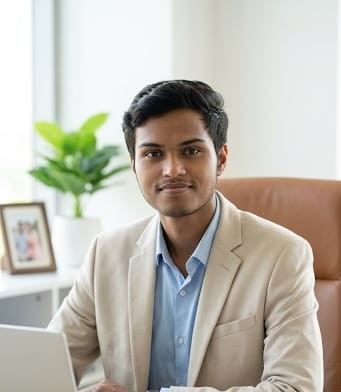
#> input picture pic/profile.jpeg, 341 x 392 px
$ python make_portrait.py ../pic/profile.jpeg out.png
#> lines starting #> are read from the running program, lines starting #| are printed output that depends on the picture
"""
Convert a portrait photo into clean, monochrome ASCII art and write it to
data/portrait.txt. render_profile.py turns that text into the animated hero
panel (decrypt effect, theme colours), so this only needs re-running when the
photo changes.

  python scripts/prep_photo.py        # pic/profile.jpeg -> source-prepped.png
  python scripts/make_portrait.py     # source-prepped.png -> data/portrait.txt

Local-only: needs scripts/requirements-local.txt. Photos stay out of git.
"""
from PIL import Image, ImageEnhance, ImageFilter
import os
import sys

HERE = os.path.dirname(os.path.abspath(__file__))
# defaults to the prepped grayscale image (see prep_photo.py), which already has
# the background removed + local contrast applied.
SRC = sys.argv[1] if len(sys.argv) > 1 else os.path.join(HERE, "..", "source-prepped.png")
OUT = sys.argv[2] if len(sys.argv) > 2 else os.path.join(HERE, "..", "data", "portrait.txt")

COLS = 100
ROWS = 53
RAMP = " .`:-=+*cs#%@"  # bright(sparse) -> dark(dense); leading space clears bg

# the prepped image already has bg removed + CLAHE local contrast, so only
# light global tuning is needed here.
CONTRAST = 1.12
BRIGHTNESS = 1.0
GAMMA = 1.28          # >1 brightens mids -> face lands in sparser chars
SHARPEN = False
WHITE_FLOOR = 0.80    # luminance above this is forced to blank (space)

im = Image.open(SRC).convert("L")               # grayscale
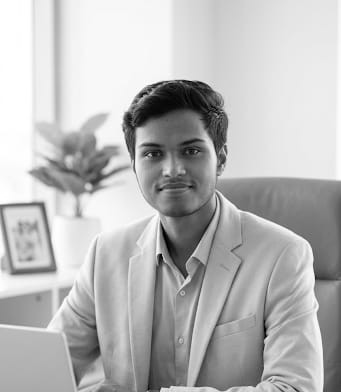
#> im: PIL image 341x392 L; min 0, max 255, mean 184.5
if SHARPEN:
    im = im.filter(ImageFilter.UnsharpMask(radius=2, percent=140, threshold=2))
im = ImageEnhance.Brightness(im).enhance(BRIGHTNESS)
im = ImageEnhance.Contrast(im).enhance(CONTRAST)
im = im.resize((COLS, ROWS), Image.LANCZOS)
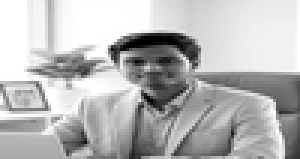
#> im: PIL image 100x53 L (shown 3 times larger); min 0, max 255, mean 183.7
px = im.load()

rows_txt = []
for y in range(ROWS):
    chars = []
    for x in range(COLS):
        lum = pow(px[x, y] / 255.0, GAMMA)
        if lum >= WHITE_FLOOR:
            chars.append(" ")
            continue
        idx = int((1.0 - lum) * (len(RAMP) - 1) + 0.5)
        chars.append(RAMP[max(0, min(len(RAMP) - 1, idx))])
    rows_txt.append("".join(chars).rstrip())
#> after the loop, rows_txt = 53 items

with open(OUT, "w", encoding="utf-8", newline="\n") as f:
    f.write("\n".join(rows_txt) + "\n")
print("wrote", OUT, f"({COLS}x{ROWS})")
